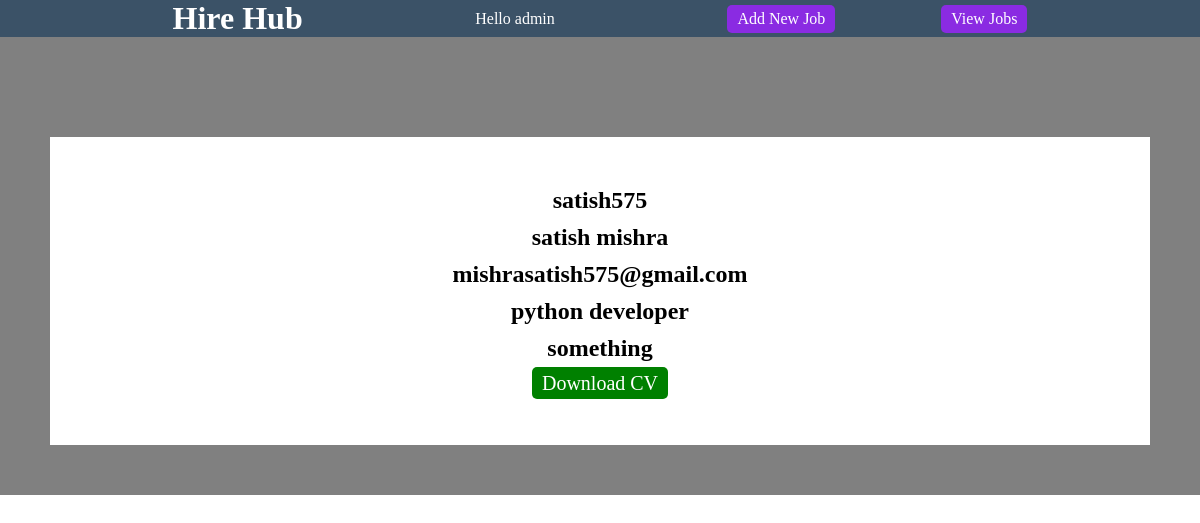
The page /Applicantdetails/14/10 on the database its author committed.
### jobportal/models.py (models this page shows, shortened)
class Applications(models.Model):
    fullname=models.CharField(max_length=20,null=False, blank=False)
    username=models.CharField(max_length=20,null=False, blank=False)
    email=models.CharField(max_length=50,null=False, blank=False)
    query=models.CharField(max_length=1000,null=False, blank=False)
    cv=models.FileField(upload_to="cv/",max_length=250,null=True,default=None)
    jobid=models.IntegerField(default=-1 ,null=False,blank=False)

class Jobs(models.Model):
    jobTitle=models.CharField(max_length=50,default="")
    jobDescription=models.CharField(max_length=1000,default="")
    jobRequirement=models.CharField(max_length=1000,default="")
    companyName=models.CharField(max_length=50,default="")

### jobportal/views.py (the view)
# urls.py: path('Applicantdetails/<int:applicantid>/<int:jobid>',views.Applicantdetails),
def Applicantdetails(request,applicantid,jobid):
    obj=models.Applications.objects.get(id=applicantid)
    obj2=models.Jobs.objects.get(id=jobid)
    objdata={
        "username":obj.username,
        "fullname":obj.fullname,
        "email":obj.email,
        "query":obj.query,
        "cvlink":obj.cv,
        "jobtitle":obj2.jobTitle
    }
    return render(request,'applicantdetailspage.html',objdata)

### jobportal/templates/applicantdetailspage.html (shortened to what this page needs)
<!DOCTYPE html>
<html lang="en">
<head>
</head>
<body>
    <header>
        <div class="heading">
            <h1>Hire Hub</h1>
        </div>
        <div class="message">
            <p>Hello admin</p>
        </div>
        <div class="AddNewJob">
            <a href="/addnewjob">Add New Job</a>
            <a href="/viewjob">View Jobs</a>
        </div>
    </header>
    <main>
        <div class="container">
            <div class="username">
               <h2>{{username}}</h2>
            </div>
            <div class="fullname">
                <h2>{{fullname}}</h2>
            </div>
            <div class="email">
                <h2>{{email}}</h2>
            </div>
            <div class="jobprofile">
                <h2>{{jobtitle}}</h2>
            </div>
            <div class="query">
                <h2>{{query}}</h2>
            </div>
            <div class="cv">
            <a href="/media/{{cvlink}}">Download CV</a>
            </div>
        </div>
    </main>
</body>
</html>

### jobportal/templates/applicantdetailspage.html (style rules this page uses)
* { margin: 0; padding: 0; }
header { display: flex; justify-content: space-evenly; align-items: center; background-color: rgb(59, 82, 103); color: white; }
header a { text-decoration: none; color: white; padding-left: 10px; padding-right: 10px; background-color: blueviolet; padding-top: 5px; padding-bottom: 5px; border-radius: 5px; }
.AddNewJob { display: flex; width: 300px; justify-content: space-between; align-items: center; }
main { text-align: center; background-color: gray; color: white; padding-bottom: 50px; }
.container { margin-top: 50px; display: flex; flex-direction: column; align-items: center; gap: 10px; }
main { padding: 50px; }
.container { background-color: rgb(255, 255, 255); color: black; padding:50px; }
.container a { text-decoration:none; color:white; font-size:20px; padding-left:10px; padding-right:10px; padding-top:5px; padding-bottom:5px; background-color:green; border-radius:5px; }

### rows shown on the page
Applications: username "satish575", fullname "satish mishra", email "mishrasatish575@gmail.com", query "something"
Jobs: jobTitle "python developer"
